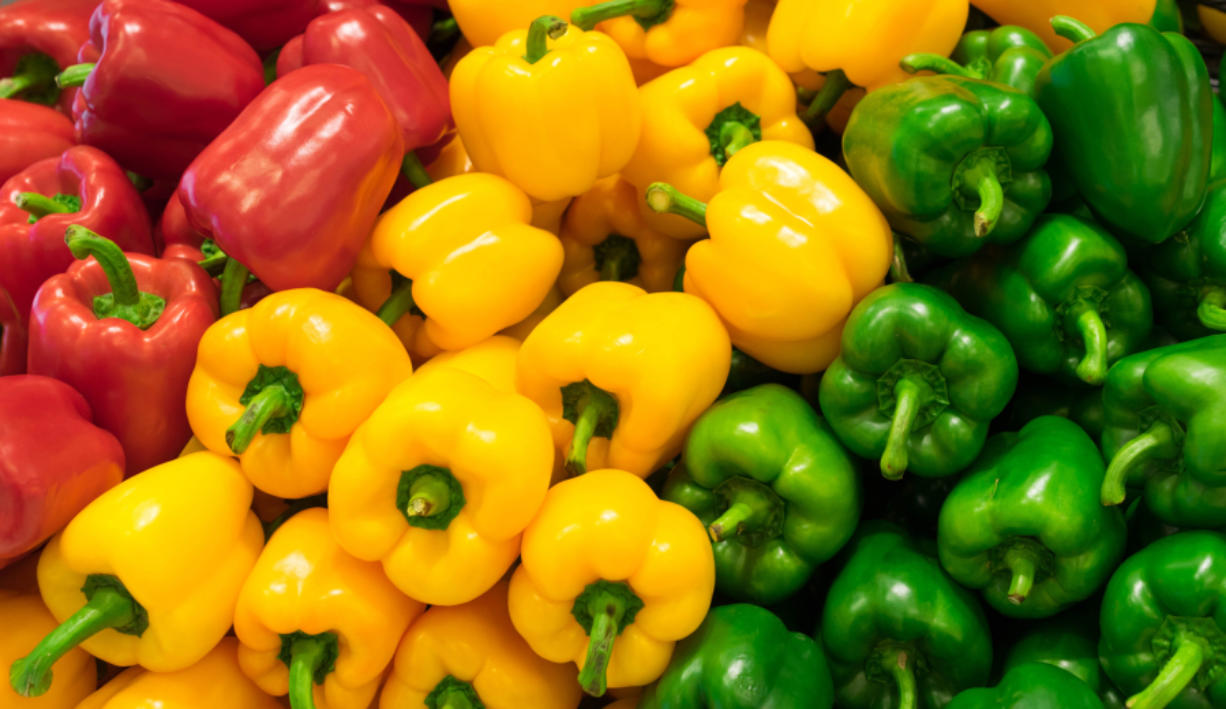
//> input picture images/peppers.jpeg, 1226 x 709 px
$ ./main images/peppers.jpeg   (built with g++ and OpenCV 4)
//> lines starting //> are read from the running program, lines starting //| are printed output that depends on the picture; after the words box and inside, x2 and y2 are one past the last pixel; in counts of white or black regions, pixels touching at a corner belong together
#include <dirent.h> // directory header
#include <stdio.h> // printf()
#include <stdlib.h> // exit()

#include "opencv2/core.hpp"
#include "opencv2/imgproc.hpp"
#include "opencv2/imgcodecs.hpp"
#include "opencv2/highgui.hpp"
#include <cmath>
#include <iostream>
#include <filesystem>
using namespace cv;
using namespace std;
using namespace std::filesystem;

bool collecting;

void get_background(Mat &avg_map, Mat &var_map, vector<Mat> video);
void get_mask(Mat &avg_map, Mat &var_map, Mat &new_frame, Mat &mask, float z, float thresh);
void apply_mask(Mat &mask, Mat &new_frame, Mat &output_frame, Mat &background_frame);
void shut_down();

void mouse_callback(int event, int x, int y, int flags, void* userdata) {
    if  ( event == EVENT_LBUTTONDOWN ) {
        cout << "click "<< endl;

        if (collecting == 0)
            collecting = 1;
        else
            collecting = 0;
    }
}

int main(int argc, char ** argv)
{

    if (argc !=2) {
        cout << "usage: " << argv[0] << " directory_of_background_image" << endl;
        return -1;
    }

    Mat background_image = imread(argv[1]);
//> background_image is the input picture: 709 rows x 1226 cols, CV_8UC3; mean B, G, R 12.6, 114.7, 145.3

    if (background_image.empty()) {
        cout << argv[1] << " not found" <<endl;
        return -1;
    }

    VideoCapture cap(0);

    if (cap.isOpened() == false) {
        cout << "Cannot open the video camera" << endl;
        cin.get(); //wait for any key press
        return -1;
    }

    cout << "Camera opened" << endl;

    float dWidth = cap.get(CAP_PROP_FRAME_WIDTH);
    float dHeight = cap.get(CAP_PROP_FRAME_HEIGHT);

    cout << "Resolution of the video : " << dWidth << " x " << dHeight << endl;

    Size frame_size = Size((int)dWidth, (int)dHeight);

    resize(background_image, background_image, frame_size);

    namedWindow("Camera feed");
    namedWindow("mask");

    int power = 0;
    bool last_collecting = 0;
    bool get_vid = false;

    Mat frame = Mat::zeros(frame_size,CV_8UC3);
    vector<Mat> video;

    setMouseCallback("Camera feed", mouse_callback, &collecting);

    cout << "Starting feed" << endl;

    while( cap.isOpened()) {
        //cout << "collecting: " << collecting << endl;
        //cout << "alst collecting: " << last_collecting << endl;
        if(! cap.read(frame)) {
            cout << "capture closed" << endl;
        }
        if (frame.empty()) {
            cout << "frame empty" << endl;
        }

        if (last_collecting == 0 && collecting == 1) {
            cout << "starting collection" << endl;
            last_collecting = 1;
        }

        if (collecting == 0 && last_collecting == 1) {
            cout << "ending collection" << endl;
            break;
        }
        cap.set(CAP_PROP_POS_FRAMES, cap.get(CAP_PROP_FRAME_COUNT));
        if (collecting == 1) {
            //cout << "in pushback" << endl;
            video.push_back(frame.clone());
        } //find if frames are different

        imshow("Camera feed", frame);
        int k = waitKey(27);
//> the Esc key is pressed

        if ( k==27 ) {
            break;
        }

    }


    cout << "Out of loop... cap is opended "<< cap.isOpened()<< endl;
    cout << "video length: "<< video.size()<< endl;
    float z = 0.4;
    float diff_thresh = 20.0;

    Mat avg_map = Mat::zeros(frame_size,CV_32FC3);
    Mat var_map = Mat::zeros(frame_size,CV_32FC3);
    Mat mask = Mat::zeros(frame_size, CV_8UC1);
    Mat output = Mat::zeros(frame_size, CV_8UC3);

    get_background(avg_map, var_map, video);
    //exit(0);
    bool running = true;

    while (running) {
        cap.set(CAP_PROP_POS_FRAMES, cap.get(CAP_PROP_FRAME_COUNT));
        cap.read(frame);

        get_mask(avg_map, var_map, frame, mask, z, diff_thresh);
        apply_mask(mask, frame, output, background_image);
        imshow("mask", mask);
        imshow("Camera feed", output);
        int k = waitKey(33);
        if ( k==27 )
            break;
    }

    return 0;
}

void get_background(Mat &avg_map, Mat &var_map, vector<Mat> video) {
    int i, j, k, l;
    Mat frame;
    int length = video.size();
    float sum;
    for (i = 0; i < avg_map.rows; i++) {
        for (j = 0; j < avg_map.cols; j++) {
            for (l = 0; l < avg_map.channels(); l++) {
                sum = 0;
                for (k = 0; k < length; k++) {
                    frame = video[k];
                    //cout << "frame: "<<(float)frame.at<Vec3b>(i,j)(l) <<endl;
                    sum += (float)frame.at<Vec3b>(i,j)(l);
                    //cout << sum << endl;
                }
                //cout << "avg: "<<(float)sum/(float)length <<endl;
                avg_map.at<Vec3b>(i,j)(l) = (float)sum/(float)length;
            }
        }
    }

    for (i = 0; i < var_map.rows; i++) {
        for (j = 0; j < var_map.cols; j++) {
            for (l = 0; l < var_map.channels(); l++) {
                sum = 0;
                for (k = 0; k < length; k++) {
                    frame = video[k];
                    //cout << "frame: "<< (float)frame.at<Vec3b>(i,j)(l) << (float)avg_map.at<Vec3b>(i,j)(l) <<endl;

                    sum += pow((float)frame.at<Vec3b>(i,j)(l)-(float)avg_map.at<Vec3b>(i,j)(l),2);
                }
                if ((float)sum/(float)length != 0)
                    //cout << "var: "<<(float)sum/(float)length <<endl;
                var_map.at<Vec3b>(i,j)(l) = (float)sum/length;
            }
        }
    }

}

void get_mask(Mat &avg_map, Mat &var_map, Mat &new_frame, Mat &mask, float z, float thresh) {
//> called with z = 0.4, thresh = 20
    int i, j, k, l;
    float abs_val[2];
    unsigned char px_val;
    int len = avg_map.channels();
    float mag_sqr_err;
    float sum;

    Mat mask_cp = mask.clone();
    Mat element = getStructuringElement(MORPH_RECT, Size(5,5), Point(2,2));

    for (i = 0; i < avg_map.rows; i++) {
        for (j = 0; j < avg_map.cols; j++) {
            sum = 0;
            for (l = 0; l < len; l++) {
                px_val = new_frame.at<Vec3b>(i,j)(l);
                //cout << "avg: " << (float)avg_map.at<Vec3b>(i,j)(l)<< " var: " << (float)var_map.at<Vec3b>(i,j)(l) << " frame_val: "<< (float)new_frame.at<Vec3b>(i,j)(l) <<endl;
                abs_val[0] = abs((avg_map.at<Vec3b>(i,j)(l)+sqrt((float)var_map.at<Vec3b>(i,j)(l))*z)-(float)new_frame.at<Vec3b>(i,j)(l));
                abs_val[1] = abs((avg_map.at<Vec3b>(i,j)(l)-sqrt((float)var_map.at<Vec3b>(i,j)(l))*z)-(float)new_frame.at<Vec3b>(i,j)(l));

                if (abs_val[0] > abs_val[1]) {
                    //cout << "abs_val " << abs_val[0] <<endl;
                    sum += abs_val[0]*abs_val[0];
                } else {
                    //cout << "abs_val " << abs_val[1] <<endl;
                    sum += abs_val[1]*abs_val[1];
                }
            }
            mag_sqr_err = sqrt(sum)/len;
            if (mag_sqr_err > thresh) {
                //cout << "sqr err: "<< mag_sqr_err << endl;
                mask.at<uchar>(i,j) = 0;
            } else {
                //cout << "using bckground" << endl;
                mask.at<uchar>(i,j) = 255;
            }
        }
    }
//> this loop made 709 passes
//> (sum, px_val, mag_sqr_err) on passes 1 to 3: (3061, 36, 18.44), (1733, 28, 13.88), (794, 21, 9.39)
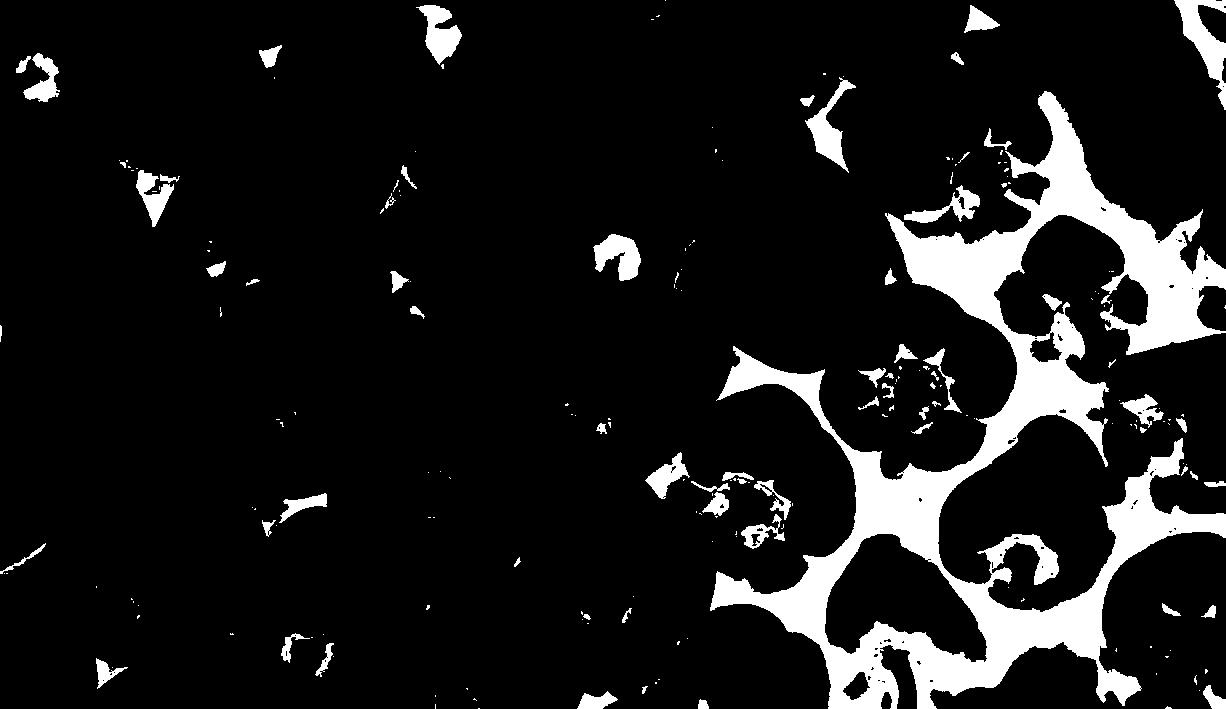
//> mask: 709 rows x 1226 cols, CV_8UC1; 10.5% white; 210 white regions (141 under 20 px), largest, box (x1, y1, x2, y2) and area: (710, 91, 1226, 709) 71520, (1174, 0, 1226, 110) 2102, (805, 77, 856, 173) 1467
//> after the loop, sum = 1853; px_val = 2; abs_val = [2, 2]; mag_sqr_err = 14.35

    erode(mask, mask_cp, element);
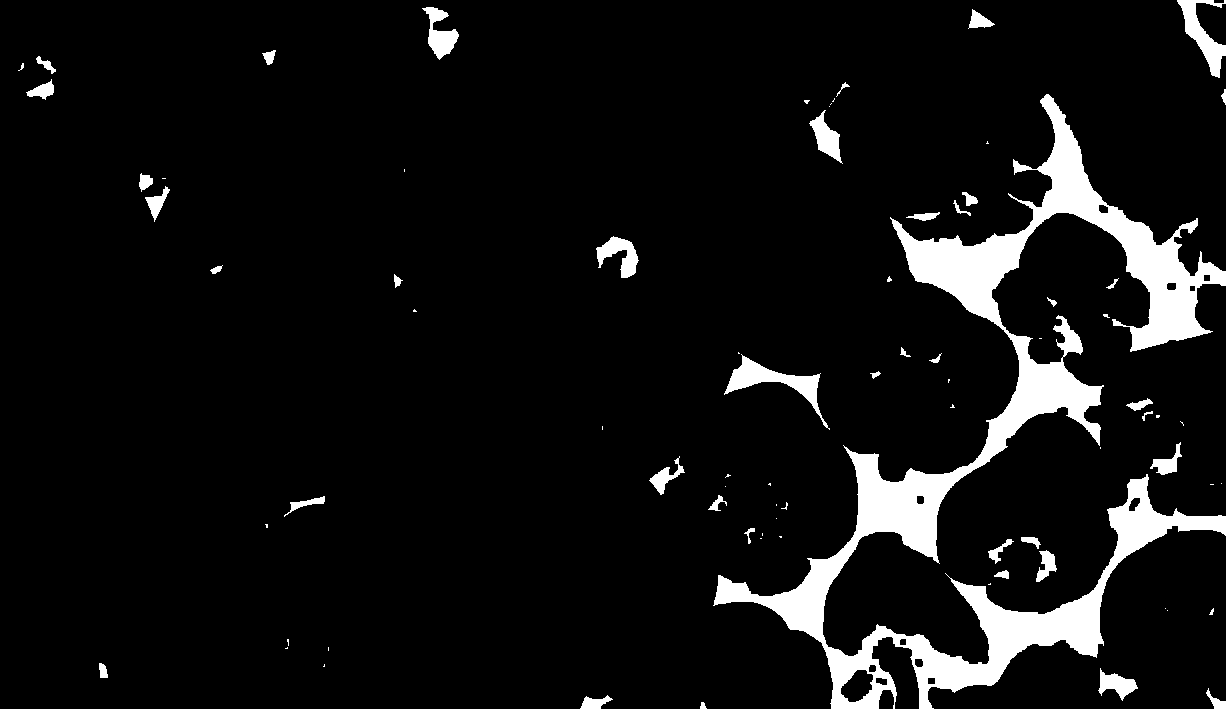
//> mask_cp: 709 rows x 1226 cols, CV_8UC1; 7.2% white; 79 white regions (39 under 20 px), largest, box (x1, y1, x2, y2) and area: (713, 94, 1226, 709) 51309, (724, 354, 830, 430) 1773, (1177, 0, 1226, 78) 1377
    dilate(mask_cp, mask, element);
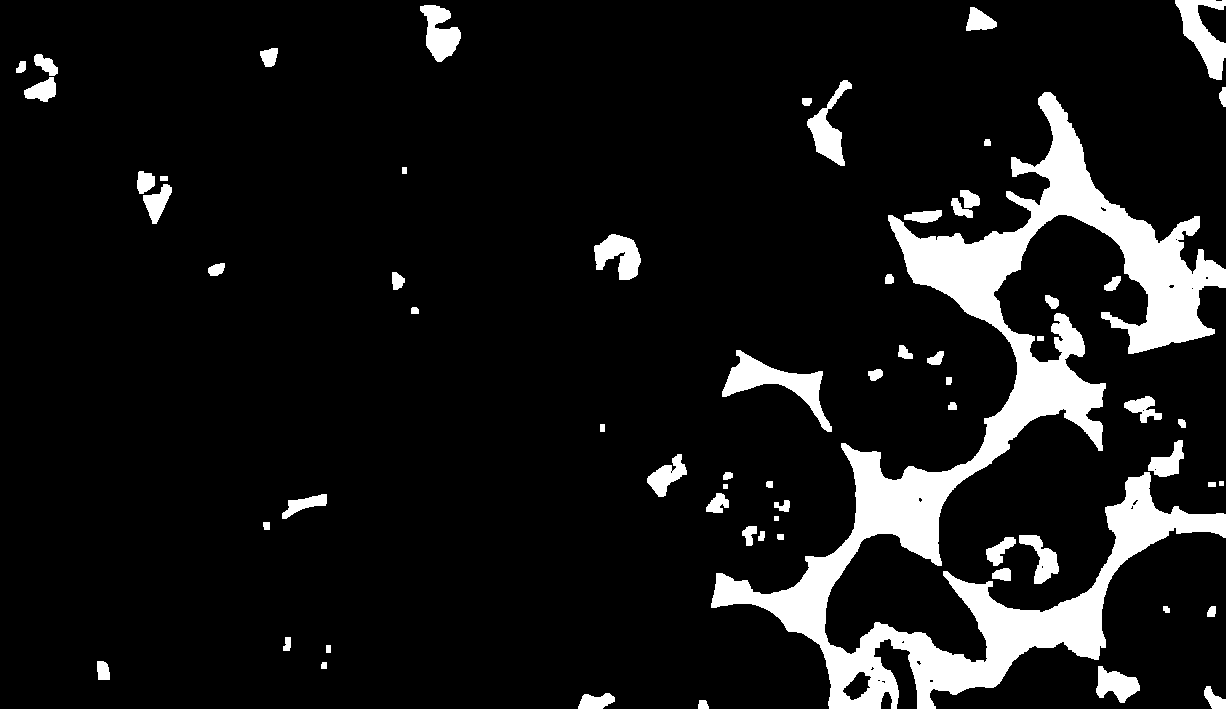
//> mask: 709 rows x 1226 cols, CV_8UC1; 9.8% white; 64 white regions, largest, box (x1, y1, x2, y2) and area: (711, 92, 1226, 709) 64088, (722, 350, 832, 432) 2624, (1175, 0, 1226, 80) 1917
}

void apply_mask(Mat &mask, Mat &new_frame, Mat &output_frame, Mat &background_frame) {
    int i, j, k, l;
    int len = output_frame.channels();

    for (i = 0; i < output_frame.rows; i++) {
        for (j = 0; j < output_frame.cols; j++) {
            if (mask.at<uchar>(i,j) == 0) { //use webcam image
                for (l = 0; l < len; l++) {
                    output_frame.at<Vec3b>(i,j)(l) = new_frame.at<Vec3b>(i,j)(l);
                }
            } else {
                for (l = 0; l < len; l++) {
                    output_frame.at<Vec3b>(i,j)(l) = background_frame.at<Vec3b>(i,j)(l);
                }
            }
        }
    }
//> the Esc key is pressed
}

void shut_down() {
    cout << "Shutting down ..." << endl;
    exit(0);
}
